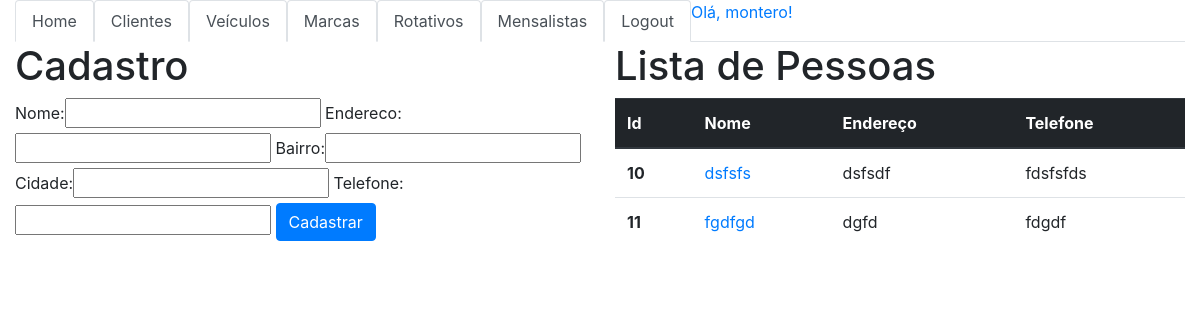
/pessoa/1/, run on an earlier commit of the app's database.
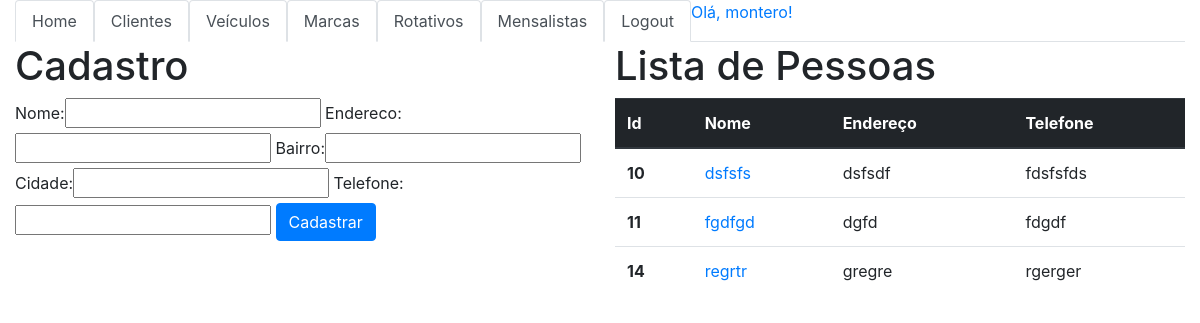
And on a later commit of the database.
### core/models.py (models this page shows, shortened)
class Pessoa(models.Model):
    nome = models.CharField(max_length=100, null=False, blank=False)
    endereco = models.CharField(max_length=200, null=False, blank=False)
    bairro = models.CharField(max_length=100, null=False, blank=False)
    cidade = models.CharField(max_length=100, null=False, blank=False)
    telefone = models.CharField(max_length=20)

### core/views.py (the view)
# urls.py: path('pessoa/<int:pk>/', views.lista_pessoa, name='lista_pessoa'),
def lista_pessoa(request, pk):
    pessoas = Pessoa.objects.all()
    user = User.objects.get(pk = pk)
    form = PessoaForm()
    data = {'pessoas': pessoas, 'form': form, 'user': user}
    return render(request, 'core/lista_pessoa.html', data )

### core/forms.py
class PessoaForm(ModelForm):
    class Meta:
        model = Pessoa
        fields = '__all__'

### core/templates/core/lista_pessoa.html (shortened to what this page needs)
{% extends 'core/base.html' %}
{% load bootstrap %}
{% block main %}
<div class="row">
    <div class="col-sm-6">
    <h1>Cadastro</h1>
        <form action="{% url 'pessoa_novo' pk=user.id %}" method="POST">
            {{ form|bootstrap}}
            <button type="submit" class="btn btn-primary">Cadastrar</button>
        </form>
    </div>
    <div class="col-sm-6">
        <h1>Lista de Pessoas</h1>
        <table class="table">
            <thead class="thead-dark">
                <tr>
                <th scope="col">Id</th>
                <th scope="col">Nome</th>
                <th scope="col">Endereço</th>
                <th scope="col">Telefone</th>
                </tr>
            </thead>
            <tbody>
                {% for pessoa in pessoas %}
                <tr>
                <th scope="row">{{ pessoa.id }}</th>
                <td><a href="{% url 'pessoa_update' pessoa.id user.id %}">{{ pessoa.nome }}</td>
                <td>{{ pessoa.endereco}}</td>
                <td>{{ pessoa.telefone }}</td>
                </tr>
                {% endfor %}
            </tbody>
        </table>
    </div>
</div>
{% endblock %}

### core/templates/core/base.html (shortened to what this page needs)
{% load static %}
<!DOCTYPE html>
<html lang="en">
<head>
    <link rel="stylesheet" href="{% static 'css/bootstrap.css' %}">
</head>
<body>
<div class="container-fluid">
    {% block manu %}
            <ul class="nav nav-tabs">
                <li class="nav-item">
                    <a class="nav-link active" href="{% url 'sistema' pk=user.id %}">Home</a>
                </li>
                <li class="nav-item">
                    <a class="nav-link active" href="{% url 'lista_pessoa' pk=user.id %}">Clientes</a>
                </li>
                <li class="nav-item">
                    <a class="nav-link active" href="{% url 'lista_veiculo' pk=user.id%}">Veículos</a>
                </li>
                <li class="nav-item">
                    <a class="nav-link active" href="{% url 'marca' pk=user.id  %}">Marcas</a>
                </li>
                <li class="nav-item">
                    <a class="nav-link active" href="{% url 'lista_mov' pk=user.id %}">Rotativos</a>
                </li>
                <li class="nav-item">
                    <a class="nav-link active" href="{% url 'mensalista' pk=user.id %}">Mensalistas</a>
                </li>
                <li class="nav-item">
                    <a class="nav-link active" href="{% url 'sair' %}">Logout</a>
                </li>
                <li class="nav_item">
                    <a class="nav_link active" href=""> Olá, {{ user.username }}!</a>
                </li>
            </ul>
    {% endblock %}
    {% block main %}
    {% endblock %}
</div>
</body>
</html>

What changed in the data, as far as the page shows it:
added Pessoa: id "14", nome "regrtr", endereco "gregre", telefone "rgerger"
